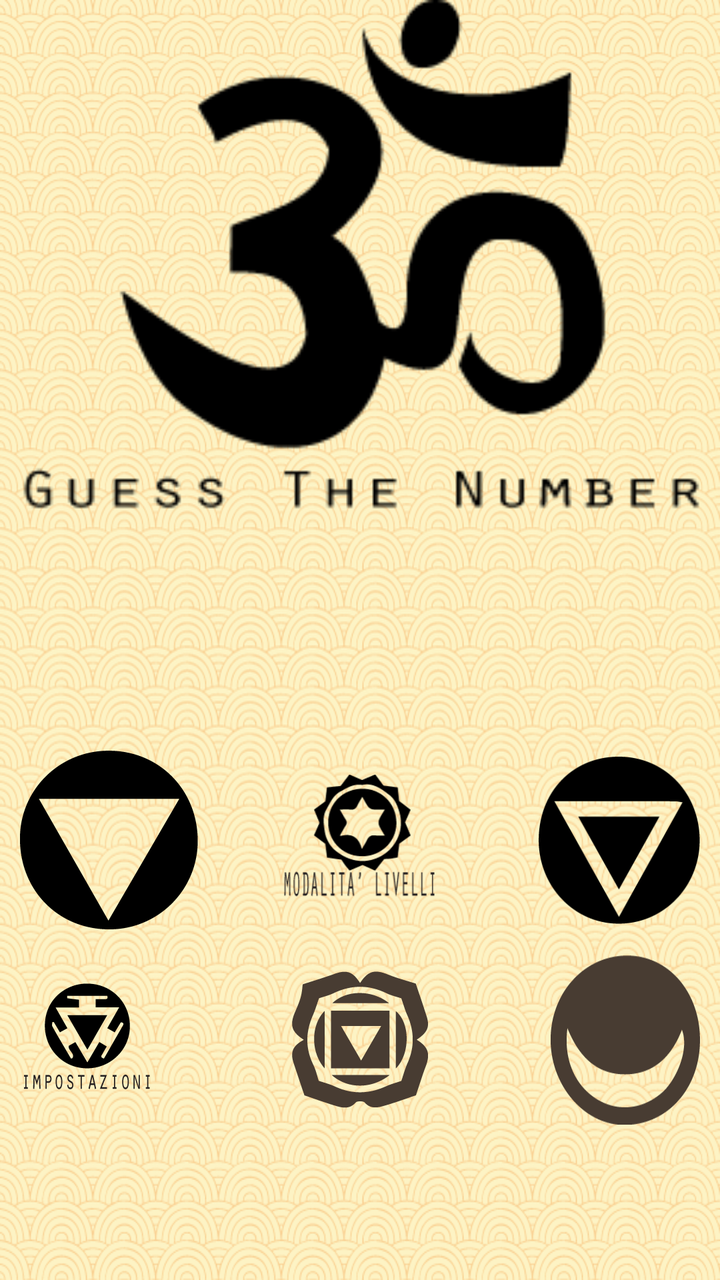
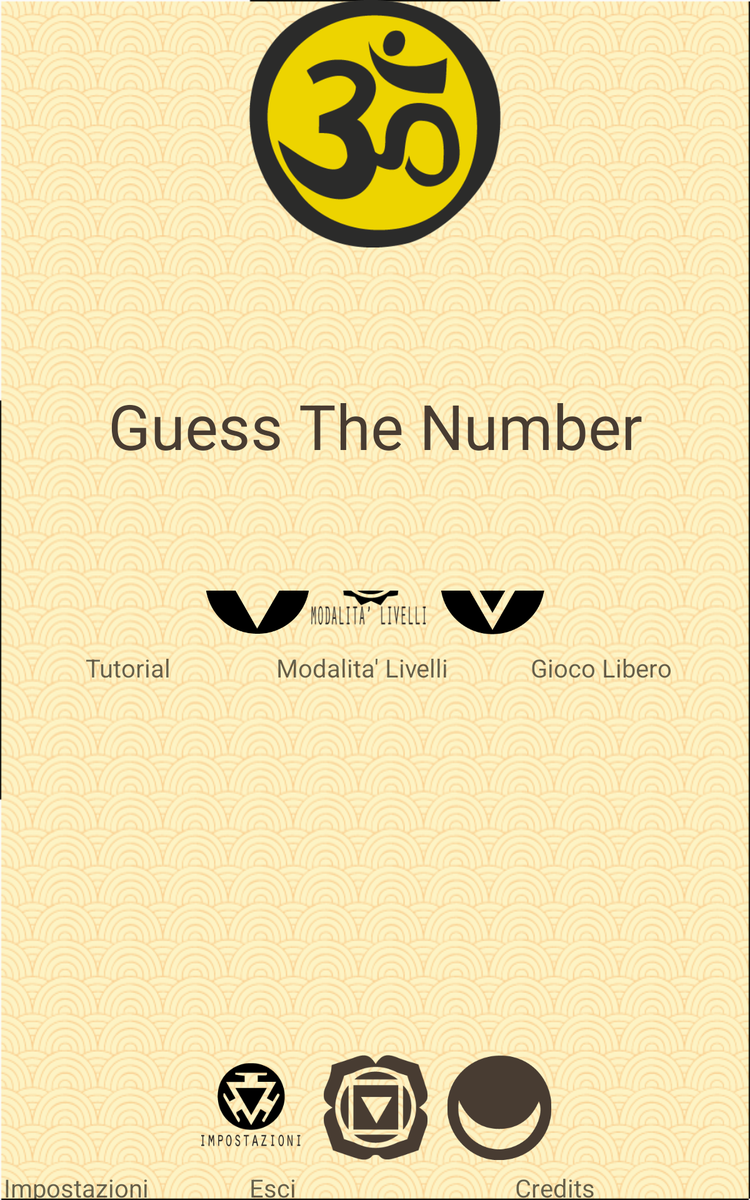

The same Android screen from two of the app's own layout files: first res/layout/ as a phone draws it, then the author's variant for another configuration, drawn on a device whose configuration selects that folder. Both files follow.
<!-- AndroidManifest.xml: application theme AppTheme -->
<!-- res/layout/activity_new_main.xml -->
<FrameLayout xmlns:android="http://schemas.android.com/apk/res/android"
    android:layout_width="fill_parent"
    android:layout_height="fill_parent"
    android:layout_alignParentTop="true"
    android:layout_alignParentLeft="true"
    android:layout_alignParentStart="true"
    android:background="@drawable/prova2">
        <ImageView
         android:layout_width="match_parent"
         android:layout_height="263dp"
         android:id="@+id/imageView"
         android:src="@drawable/ohm"
         android:layout_centerHorizontal="true"
         android:layout_marginBottom="234dp"
         android:layout_alignParentBottom="false"
         android:layout_alignParentTop="true"
         />

        <ImageView
            android:layout_width="wrap_content"
            android:layout_height="wrap_content"
            android:id="@+id/imageView2"
            android:layout_alignParentTop="true"
            android:layout_alignParentLeft="true"
            android:layout_alignParentStart="true"
            android:src="@drawable/tutorialx"
            android:layout_gravity="center_vertical"
            android:layout_marginLeft="10dp"
            android:clickable="true"
            android:focusable="true"
            android:layout_marginTop="100dp" />

        <ImageView
            android:layout_width="77dp"
            android:layout_height="90dp"
            android:id="@+id/imageView3"
            android:src="@drawable/giocolivellix"
            android:layout_gravity="center"
            android:onClick="GoToLivelli"
            android:clickable="true"
            android:focusable="true"
            android:layout_marginTop="100dp" />

        <ImageView
            android:layout_width="81dp"
            android:layout_height="84dp"
            android:id="@+id/imageView4"
            android:background="@drawable/giocoliberox"
            android:layout_gravity="center_vertical|right"
            android:layout_marginRight="10dp"
            android:onClick="startFreeGame"
            android:clickable="true"
            android:focusable="true"
            android:layout_marginTop="100dp" />

        <ImageView
            android:layout_width="wrap_content"
            android:layout_height="wrap_content"
            android:id="@+id/imageView5"
            android:background="@drawable/impostazionix"
            android:layout_marginTop="200dp"
            android:layout_marginLeft="10dp"
            android:clickable="true"
            android:focusable="true"
            android:layout_gravity="center_vertical" />

        <ImageView
            android:layout_width="wrap_content"
            android:layout_height="85dp"
            android:id="@+id/imageView6"
            android:background="@drawable/creditsx"
            android:layout_marginTop="200dp"
            android:layout_gravity="center_vertical|right"
            android:layout_marginRight="10dp"
            android:clickable="true"
            android:focusable="true" />

        <ImageView
            android:layout_width="wrap_content"
            android:layout_height="wrap_content"
            android:id="@+id/imageView7"
            android:background="@drawable/exitx"
            android:layout_gravity="center"
            android:onClick="Esci"
            android:clickable="true"
            android:focusable="true"
            android:layout_marginTop="200dp" />


</FrameLayout>
<!-- resources referenced by this layout -->
<resources>
  <!-- drawable creditsx (drawable-xxhdpi) -->
  <?xml version="1.0" encoding="utf-8"?>
  <selector xmlns:android="http://schemas.android.com/apk/res/android">
      <item android:drawable="@drawable/creditspressed"
          android:state_pressed="true" />
      <item android:drawable="@drawable/creditspressed"
          android:state_focused="true" />
      <item android:drawable="@drawable/credits" />
  
  </selector>
  <!-- drawable exitx (drawable-xxhdpi) -->
  <?xml version="1.0" encoding="utf-8"?>
  <selector xmlns:android="http://schemas.android.com/apk/res/android">
  
      <item android:drawable="@drawable/escipressed"
          android:state_pressed="true" />
      <item android:drawable="@drawable/escipressed"
          android:state_focused="true" />
      <item android:drawable="@drawable/esci" />
  
  </selector>
  <!-- drawable giocoliberox (drawable-xxhdpi) -->
  <?xml version="1.0" encoding="utf-8"?>
  <selector xmlns:android="http://schemas.android.com/apk/res/android">
          <item android:drawable="@drawable/liberopressed"
              android:state_pressed="true" />
          <item android:drawable="@drawable/liberopressed"
              android:state_focused="true" />
          <item android:drawable="@drawable/libero" />
  </selector>
  <!-- drawable giocolivellix (drawable-xxhdpi) -->
  <?xml version="1.0" encoding="utf-8"?>
  <selector xmlns:android="http://schemas.android.com/apk/res/android">
          <item android:drawable="@drawable/livellipressed"
              android:state_pressed="true" />
          <item android:drawable="@drawable/livellipressed"
              android:state_focused="true" />
          <item android:drawable="@drawable/livelli" />
  
  </selector>
  <!-- drawable impostazionix (drawable-xxhdpi) -->
  <?xml version="1.0" encoding="utf-8"?>
  <selector xmlns:android="http://schemas.android.com/apk/res/android">
      <item android:drawable="@drawable/inpostazionipressed"
          android:state_pressed="true" />
      <item android:drawable="@drawable/inpostazionipressed"
          android:state_focused="true" />
      <item android:drawable="@drawable/ipostazioni" />
  
  </selector>
  <!-- drawable ohm: png bitmap (drawable-xxhdpi, 4490 bytes) -->
  <!-- drawable prova2: png bitmap (drawable-hdpi, 430360 bytes) -->
  <!-- drawable tutorialx (drawable-xxhdpi) -->
  <?xml version="1.0" encoding="utf-8"?>
  <selector xmlns:android="http://schemas.android.com/apk/res/android">
      <item android:drawable="@drawable/tutorialpressed"
          android:state_pressed="true" />
      <item android:drawable="@drawable/tutorialpressed"
          android:state_focused="true" />
      <item android:drawable="@drawable/tutorial" />
  
  </selector>
  <style name="AppTheme" parent="Theme.AppCompat.Light.DarkActionBar">
          <item name="android:windowActionBar">false</item>
  
          <item name="android:windowNoTitle">true</item>
      </style>
  <!-- drawable creditspressed: png bitmap (drawable-xxhdpi, 8329 bytes) -->
  <!-- drawable credits: png bitmap (drawable-xxhdpi, 4340 bytes) -->
  <!-- drawable escipressed: png bitmap (drawable-xxhdpi, 5227 bytes) -->
  <!-- drawable esci: png bitmap (drawable-xxhdpi, 5142 bytes) -->
  <!-- drawable liberopressed: png bitmap (drawable-xxhdpi, 5137 bytes) -->
  <!-- drawable libero: png bitmap (drawable-xxhdpi, 3790 bytes) -->
  <!-- drawable livellipressed: png bitmap (drawable-xxhdpi, 6249 bytes) -->
  <!-- drawable livelli: png bitmap (drawable-xxhdpi, 8239 bytes) -->
  <!-- drawable inpostazionipressed: png bitmap (drawable-xxhdpi, 6618 bytes) -->
  <!-- drawable ipostazioni: png bitmap (drawable-xxhdpi, 4072 bytes) -->
  <!-- drawable tutorialpressed: png bitmap (drawable-xxhdpi, 4964 bytes) -->
  <!-- drawable tutorial: png bitmap (drawable-xxhdpi, 3898 bytes) -->
</resources>
<!-- res/layout-large/activity_new_main.xml (the author's variant of the layout above) -->
<!-- drawn on a 7-inch tablet held upright -->
<FrameLayout xmlns:android="http://schemas.android.com/apk/res/android"
    android:layout_width="fill_parent"
    android:layout_height="fill_parent"
    android:layout_alignParentTop="true"
    android:layout_alignParentLeft="true"
    android:layout_alignParentStart="true"
    android:background="@drawable/prova2">

    <LinearLayout
        android:orientation="vertical"
        android:layout_width="fill_parent"
        android:layout_height="145dp"
        android:weightSum="3"
        android:layout_gravity="center_vertical"
        android:layout_marginTop="65dp">

        <LinearLayout
            android:orientation="horizontal"
            android:layout_width="fill_parent"
            android:layout_height="wrap_content"
            android:weightSum="3"
            android:visibility="visible"
            android:gravity="center"
            android:layout_marginTop="-50dp">

            <ImageView
                android:layout_width="84dp"
                android:layout_height="84dp"
                android:id="@+id/imageView2"
                android:layout_alignParentTop="true"
                android:layout_alignParentLeft="true"
                android:layout_alignParentStart="true"
                android:src="@drawable/tutorialx"
                android:clickable="true"
                android:focusable="true"
                android:layout_gravity="top"
                 />

            <ImageView
                android:layout_width="94dp"
                android:layout_height="85dp"
                android:id="@+id/imageView3"
                android:src="@drawable/giocolivellix"
                android:layout_gravity="top"
                android:onClick="GoToLivelli"
                android:clickable="true"
                android:focusable="true" />

            <ImageView
                android:layout_width="84dp"
                android:layout_height="84dp"
                android:id="@+id/imageView4"
                android:background="@drawable/giocoliberox"
                android:onClick="startFreeGame"
                android:clickable="true"
                android:focusable="true"
                android:layout_marginLeft="10dp" />

        </LinearLayout>

        <LinearLayout
            android:orientation="horizontal"
            android:layout_width="fill_parent"
            android:layout_height="50dp"
            android:weightSum="1">

            <TextView
                android:layout_width="51dp"
                android:layout_height="wrap_content"
                android:textAppearance="?android:attr/textAppearanceMedium"
                android:text="Tutorial"
                android:id="@+id/texttutorial"
                android:layout_weight="0.27"
                android:textSize="20dp"
                android:gravity="center"
                android:layout_marginLeft="15dp" />

            <TextView
                android:layout_width="35dp"
                android:layout_height="52dp"
                android:textAppearance="?android:attr/textAppearanceMedium"
                android:text="Modalita' Livelli"
                android:id="@+id/textlivelli"
                android:layout_weight="0.36"
                android:gravity="center"
                android:textSize="20dp" />

            <TextView
                android:layout_width="40dp"
                android:layout_height="wrap_content"
                android:textAppearance="?android:attr/textAppearanceMedium"
                android:text="Gioco Libero"
                android:id="@+id/textlibero"
                android:layout_weight="0.31"
                android:gravity="center"
                android:textSize="20dp" />
        </LinearLayout>

    </LinearLayout>
    <LinearLayout
        android:orientation="vertical"
        android:layout_width="fill_parent"
        android:layout_height="116dp"
        android:weightSum="3"
        android:layout_gravity="center_vertical|bottom"
        android:layout_marginTop="65dp">

        <LinearLayout
            android:orientation="horizontal"
            android:layout_width="fill_parent"
            android:layout_height="wrap_content"
            android:weightSum="3"
            android:visibility="visible"
            android:gravity="center">
            <ImageView
                android:layout_alignParentTop="true"
                android:layout_alignParentLeft="true"
                android:layout_alignParentStart="true"
                android:layout_width="84dp"
                android:layout_height="84dp"
                android:id="@+id/imageView5"
                android:src="@drawable/impostazionix"
                android:clickable="true"
                android:focusable="true"
                android:onClick="Impostazioni"
                android:layout_gravity="top"
                android:layout_marginRight="10dp" />

            <ImageView
                android:layout_width="84dp"
                android:layout_height="84dp"
                android:id="@+id/imageView7"
                android:src="@drawable/exitx"
                android:onClick="Esci"
                android:clickable="true"
                android:focusable="true"
                android:layout_gravity="top"
                android:layout_marginLeft="6dp" />

            <ImageView
                android:layout_width="84dp"
                android:layout_height="84dp"
                android:id="@+id/imageView6"
                android:src="@drawable/creditsx"
                android:clickable="true"
                android:focusable="true"
                android:layout_gravity="top"
                android:layout_marginLeft="15dp" />


        </LinearLayout>

        <LinearLayout
            android:orientation="horizontal"
            android:layout_width="fill_parent"
            android:layout_height="45dp"
            android:weightSum="1">

            <TextView
                android:layout_width="wrap_content"
                android:layout_height="wrap_content"
                android:textAppearance="?android:attr/textAppearanceMedium"
                android:text="Impostazioni"
                android:id="@+id/textimpostazioni"
                android:textSize="20dp"
                android:gravity="center"
                android:layout_marginLeft="3dp" />

            <TextView
                android:layout_width="40dp"
                android:layout_height="wrap_content"
                android:textAppearance="?android:attr/textAppearanceMedium"
                android:text="Esci"
                android:id="@+id/textesci"
                android:layout_weight="0.40"
                android:gravity="center"
                android:textSize="20dp" />

            <TextView
                android:layout_width="35dp"
                android:layout_height="44dp"
                android:textAppearance="?android:attr/textAppearanceMedium"
                android:text="Credits"
                android:id="@+id/textcredits"
                android:layout_weight="0.50"
                android:gravity="center"
                android:textSize="20dp"
                android:layout_marginLeft="10dp" />

        </LinearLayout>

    </LinearLayout>


    <ImageView
        android:layout_width="match_parent"
        android:layout_height="198dp"
        android:id="@+id/imageView"
        android:src="@drawable/icona"
        android:layout_centerHorizontal="true"
        android:layout_marginBottom="234dp"
        android:layout_alignParentBottom="false"
        android:layout_alignParentTop="true"
        />

    <TextView
        android:layout_width="fill_parent"
        android:layout_height="wrap_content"
        android:text="Guess The Number"
        android:id="@+id/textView"
        android:layout_gravity="center"
        android:layout_marginTop="-140dp"
        android:gravity="center"
        android:textSize="50dp"
        android:textColor="#483c32" />


</FrameLayout>
<!-- resources referenced by the variant -->
<!-- as a 7-inch tablet held upright resolves them -->
<resources>
  <!-- drawable creditsx (drawable-xxhdpi) -->
  <?xml version="1.0" encoding="utf-8"?>
  <selector xmlns:android="http://schemas.android.com/apk/res/android">
      <item android:drawable="@drawable/creditspressed"
          android:state_pressed="true" />
      <item android:drawable="@drawable/creditspressed"
          android:state_focused="true" />
      <item android:drawable="@drawable/credits" />
  
  </selector>
  <!-- drawable exitx (drawable-xxhdpi) -->
  <?xml version="1.0" encoding="utf-8"?>
  <selector xmlns:android="http://schemas.android.com/apk/res/android">
  
      <item android:drawable="@drawable/escipressed"
          android:state_pressed="true" />
      <item android:drawable="@drawable/escipressed"
          android:state_focused="true" />
      <item android:drawable="@drawable/esci" />
  
  </selector>
  <!-- drawable giocoliberox (drawable-xxhdpi) -->
  <?xml version="1.0" encoding="utf-8"?>
  <selector xmlns:android="http://schemas.android.com/apk/res/android">
          <item android:drawable="@drawable/liberopressed"
              android:state_pressed="true" />
          <item android:drawable="@drawable/liberopressed"
              android:state_focused="true" />
          <item android:drawable="@drawable/libero" />
  </selector>
  <!-- drawable giocolivellix (drawable-xxhdpi) -->
  <?xml version="1.0" encoding="utf-8"?>
  <selector xmlns:android="http://schemas.android.com/apk/res/android">
          <item android:drawable="@drawable/livellipressed"
              android:state_pressed="true" />
          <item android:drawable="@drawable/livellipressed"
              android:state_focused="true" />
          <item android:drawable="@drawable/livelli" />
  
  </selector>
  <!-- drawable icona: png bitmap (drawable-xxhdpi, 14469 bytes) -->
  <!-- drawable impostazionix (drawable-xxhdpi) -->
  <?xml version="1.0" encoding="utf-8"?>
  <selector xmlns:android="http://schemas.android.com/apk/res/android">
      <item android:drawable="@drawable/inpostazionipressed"
          android:state_pressed="true" />
      <item android:drawable="@drawable/inpostazionipressed"
          android:state_focused="true" />
      <item android:drawable="@drawable/ipostazioni" />
  
  </selector>
  <!-- drawable prova2: png bitmap (drawable-hdpi, 430360 bytes) -->
  <!-- drawable tutorialx (drawable-xxhdpi) -->
  <?xml version="1.0" encoding="utf-8"?>
  <selector xmlns:android="http://schemas.android.com/apk/res/android">
      <item android:drawable="@drawable/tutorialpressed"
          android:state_pressed="true" />
      <item android:drawable="@drawable/tutorialpressed"
          android:state_focused="true" />
      <item android:drawable="@drawable/tutorial" />
  
  </selector>
  <style name="AppTheme" parent="Theme.AppCompat.Light.DarkActionBar">
          <item name="android:windowActionBar">false</item>
  
          <item name="android:windowNoTitle">true</item>
      </style>
  <!-- drawable creditspressed: png bitmap (drawable-xxhdpi, 8329 bytes) -->
  <!-- drawable credits: png bitmap (drawable-xxhdpi, 4340 bytes) -->
  <!-- drawable escipressed: png bitmap (drawable-xxhdpi, 5227 bytes) -->
  <!-- drawable esci: png bitmap (drawable-xxhdpi, 5142 bytes) -->
  <!-- drawable liberopressed: png bitmap (drawable-xxhdpi, 5137 bytes) -->
  <!-- drawable libero: png bitmap (drawable-xxhdpi, 3790 bytes) -->
  <!-- drawable livellipressed: png bitmap (drawable-xxhdpi, 6249 bytes) -->
  <!-- drawable livelli: png bitmap (drawable-xxhdpi, 8239 bytes) -->
  <!-- drawable inpostazionipressed: png bitmap (drawable-xxhdpi, 6618 bytes) -->
  <!-- drawable ipostazioni: png bitmap (drawable-xxhdpi, 4072 bytes) -->
  <!-- drawable tutorialpressed: png bitmap (drawable-xxhdpi, 4964 bytes) -->
  <!-- drawable tutorial: png bitmap (drawable-xxhdpi, 3898 bytes) -->
</resources>
